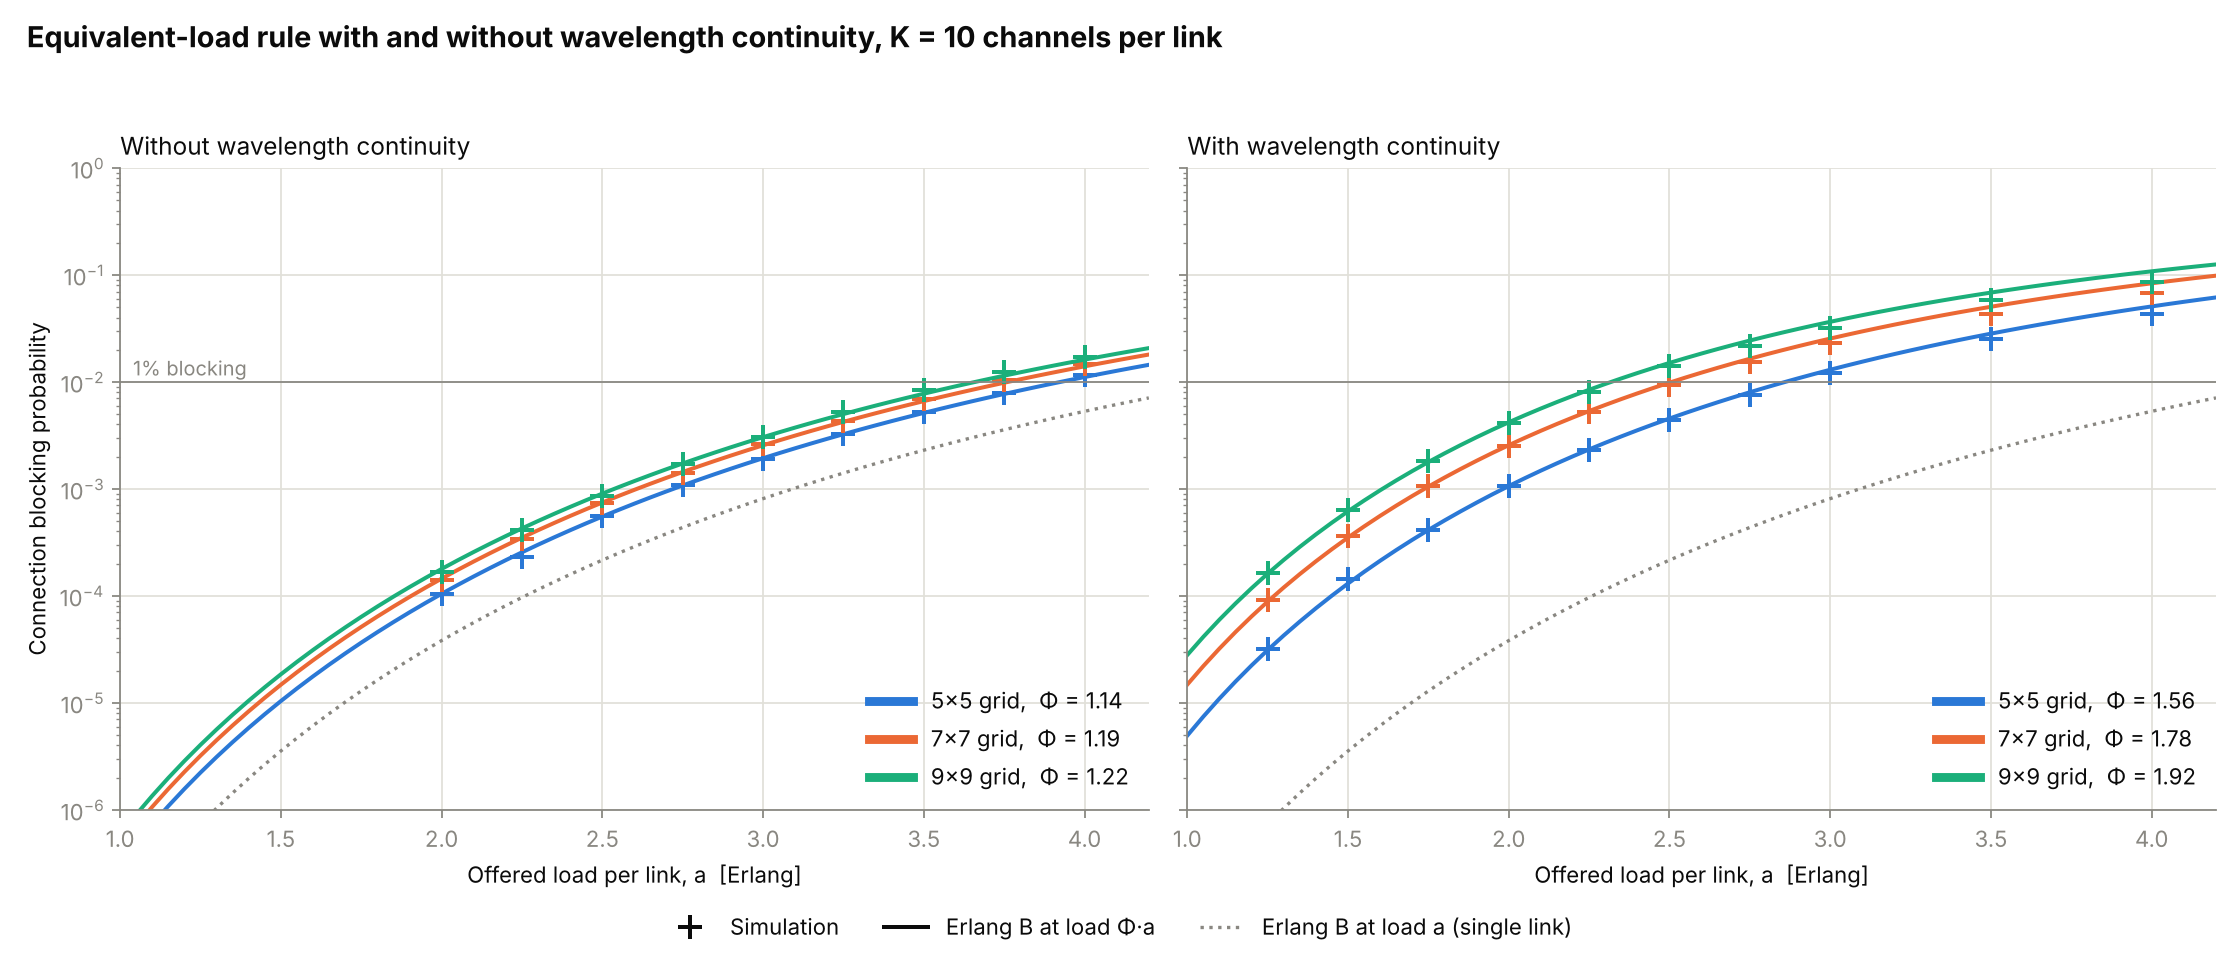

Generate this figure with Python:
"""
With and without wavelength continuity: simulation against the equivalent-load
rule  blocking ~= ErlangB(PHI * a, K),  a = offered load per link.

Reads torus_free_sim.csv (no continuity) and torus_low_sim.csv / torus_wdm_sim.csv
(continuity, random wavelength assignment). PHI is fitted on points below 1%.
"""
import numpy as np
import matplotlib
matplotlib.use("Agg")
import matplotlib.pyplot as plt
from torus_wdm import build
from torus_equivalent_load import erlang_b, erlang_load, K

SIZES = (5, 7, 9)


def fit_phi(load, blocking):
    keep = blocking < 1e-2
    return np.mean([erlang_load(b) / a for a, b in zip(load[keep], blocking[keep])])


if __name__ == "__main__":
    free = np.loadtxt("torus_free_sim.csv", delimiter=",")         # N, load, util, blocking
    low = np.loadtxt("torus_low_sim.csv", delimiter=",")           # N, load, ff, util, blocking
    wide = np.loadtxt("torus_wdm_sim.csv", delimiter=",")
    wide = wide[(wide[:, 2] == 0) & (wide[:, 1] > 3.0) & (wide[:, 1] <= 4.0)]
    cont = np.vstack([low, wide])[:, [0, 1, 3, 4]]
    cases = [("Without wavelength continuity", free), ("With wavelength continuity", cont)]

    INK, MUTED, GRID = "#0b0b0b", "#898781", "#e1e0d9"
    COLOUR = {5: "#2a78d6", 7: "#eb6834", 9: "#1baf7a"}
    plt.rcParams.update({"font.size": 10, "axes.edgecolor": MUTED, "axes.labelcolor": INK,
                         "xtick.color": MUTED, "ytick.color": MUTED, "text.color": INK})
    fig, axes = plt.subplots(1, 2, figsize=(14, 6), sharey=True)
    loads = np.linspace(1.0, 4.2, 65)
    print("  N  mean hops | PHI without   PHI with   ratio | hops^(1/K)")
    phis = {}
    for ax, (title, data) in zip(axes, cases):
        handles = []
        for N in SIZES:
            d = data[data[:, 0] == N]
            phi = phis[title, N] = fit_phi(d[:, 1], d[:, 3])
            ax.plot(loads, [erlang_b(phi * a) for a in loads], "-", color=COLOUR[N], lw=1.8)
            ax.plot(d[:, 1], d[:, 3], "+", color=COLOUR[N], ms=11, mew=1.8)
            handles.append(plt.Line2D([], [], color=COLOUR[N], lw=4, label=f"{N}×{N} grid,  Φ = {phi:.2f}"))
        ax.plot(loads, [erlang_b(a) for a in loads], ":", color=MUTED, lw=1.5)
        ax.axhline(1e-2, color=MUTED, lw=0.8)
        ax.set_yscale("log"); ax.set_ylim(1e-6, 1); ax.set_xlim(1.0, 4.2)
        ax.set_xlabel("Offered load per link, a  [Erlang]")
        ax.set_title(title, loc="left", fontsize=11)
        ax.grid(True, which="major", color=GRID, lw=0.8); ax.set_axisbelow(True)
        for side in ("top", "right"):
            ax.spines[side].set_visible(False)
        ax.legend(handles=handles, loc="lower right", frameon=False)
    axes[0].set_ylabel("Connection blocking probability")
    axes[0].text(1.04, 1.15e-2, "1% blocking", color=MUTED, fontsize=9)
    fig.legend(handles=[
        plt.Line2D([], [], color=INK, ls="", marker="+", ms=11, mew=1.8, label="Simulation"),
        plt.Line2D([], [], color=INK, ls="-", lw=1.8, label="Erlang B at load Φ·a"),
        plt.Line2D([], [], color=MUTED, ls=":", lw=1.5, label="Erlang B at load a (single link)")],
        loc="lower center", ncol=3, frameon=False)
    fig.suptitle(f"Equivalent-load rule with and without wavelength continuity, K = {K} channels per link",
                 x=0.012, ha="left", fontsize=13, fontweight="bold")
    fig.tight_layout(rect=(0, 0.05, 1, 0.95))
    fig.savefig("torus_compare.png", dpi=160, facecolor="white")

    for N in SIZES:
        hops = np.mean([len(r) for r in build(N)])
        p0, p1 = phis[cases[0][0], N], phis[cases[1][0], N]
        print(f"{N:3d} {hops:9.1f} | {p0:11.3f} {p1:10.3f} {p1 / p0:7.2f} | {hops ** (1 / K):8.3f}")
    print("\nrule / simulation, points below 1%:")
    for title, data in cases:
        for N in SIZES:
            d = data[(data[:, 0] == N) & (data[:, 3] < 1e-2)]
            ratio = [erlang_b(phis[title, N] * a) / b for a, b in zip(d[:, 1], d[:, 3])]
            print(f"  {title:32s} {N}x{N}: {min(ratio):.2f} to {max(ratio):.2f}")
    print("\nload per link [Erlang] for 1% and 0.1% blocking:")
    for N in SIZES:
        p0, p1 = phis[cases[0][0], N], phis[cases[1][0], N]
        print(f"  {N}x{N}: without {erlang_load(1e-2) / p0:.2f}, {erlang_load(1e-3) / p0:.2f}"
              f"   with {erlang_load(1e-2) / p1:.2f}, {erlang_load(1e-3) / p1:.2f}")
